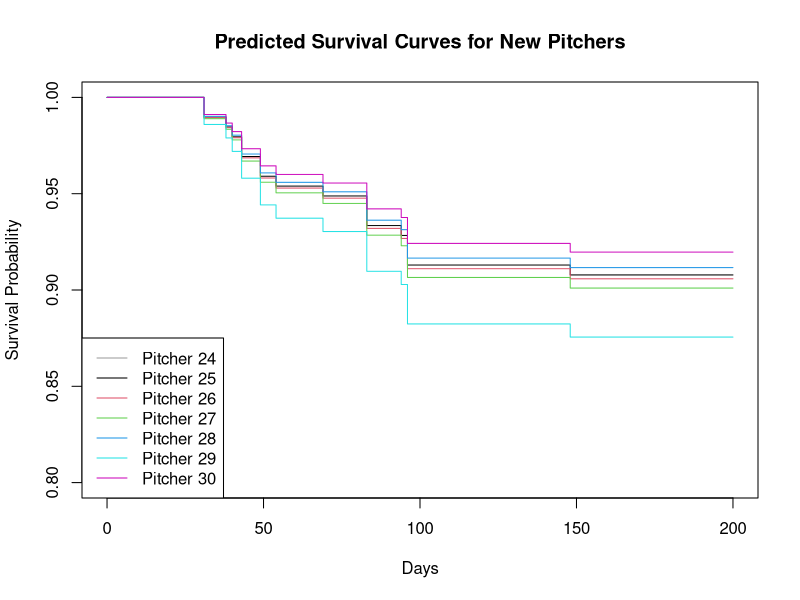

Generate this figure with R:
# Load the survival package
library(survival)

set.seed(123)  
data <- data.frame(
  hadtj = rbinom(200, size = 1, prob = 0.1),  # 10% probability of having surgery
  avg_velocity = rnorm(200, mean = 90, sd = 3),  # normal distribution around 90 mph
  pitch_count = rpois(200, lambda = 110)  # Poisson distribution around 110 pitches
)

# Assign days since season started, random for those who had surgery, 0 otherwise
data$days_since_season_started <- ifelse(data$hadtj == 1,
                                         sample(30:150, sum(data$hadtj), replace = TRUE),
                                         200)  # 0 for no surgery

# Create a survival object
surv_obj <- Surv(time = data$days_since_season_started, event = data$hadtj, type = "right")
head(surv_obj)


# Create model
cox_model <- coxph(surv_obj ~ avg_velocity*pitch_count, data = data)
summary(cox_model)

final_surve <- predict(cox_model, data, type = "survival")
head(final_surve)
predicted_survival <- survfit(cox_model, newdata = data[1:6,])

# Plot predicted survival curves
plot(predicted_survival, col = 1:6, 
     lty = 1, xlab = "Days", ylab = "Survival Probability", main = "Predicted Survival Curves for New Pitchers",
     ylim = c(0.8,1))
legend("bottomleft", legend = paste("Pitcher", 24:30), col = 24:30, lty = 1)
